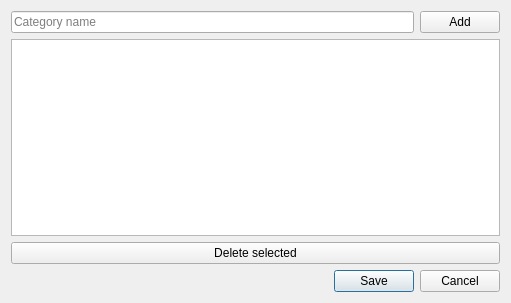
<?xml version="1.0" encoding="UTF-8"?>
<ui version="4.0">
 <class>catDialog</class>
 <widget class="QDialog" name="catDialog">
  <property name="geometry">
   <rect>
    <x>0</x>
    <y>0</y>
    <width>511</width>
    <height>303</height>
   </rect>
  </property>
  <property name="windowTitle">
   <string>Select Categories</string>
  </property>
  <layout class="QGridLayout" name="gridLayout">
   <item row="0" column="0">
    <layout class="QVBoxLayout" name="verticalLayout">
     <item>
      <layout class="QHBoxLayout" name="horizontalLayout">
       <item>
        <widget class="QLineEdit" name="catLineEdit">
         <property name="sizePolicy">
          <sizepolicy hsizetype="MinimumExpanding" vsizetype="Fixed">
           <horstretch>0</horstretch>
           <verstretch>0</verstretch>
          </sizepolicy>
         </property>
         <property name="placeholderText">
          <string>Category name</string>
         </property>
        </widget>
       </item>
       <item>
        <widget class="QPushButton" name="catAddPushButton">
         <property name="text">
          <string>Add</string>
         </property>
        </widget>
       </item>
      </layout>
     </item>
     <item>
      <widget class="QListWidget" name="catListWidget">
       <property name="horizontalScrollBarPolicy">
        <enum>Qt::ScrollBarAlwaysOff</enum>
       </property>
       <property name="selectionMode">
        <enum>QAbstractItemView::NoSelection</enum>
       </property>
      </widget>
     </item>
     <item>
      <widget class="QPushButton" name="catDelPushButton">
       <property name="text">
        <string>Delete selected</string>
       </property>
      </widget>
     </item>
     <item>
      <widget class="QDialogButtonBox" name="catButtonBox">
       <property name="standardButtons">
        <set>QDialogButtonBox::Cancel|QDialogButtonBox::Save</set>
       </property>
      </widget>
     </item>
    </layout>
   </item>
  </layout>
 </widget>
 <resources/>
 <connections/>
</ui>
